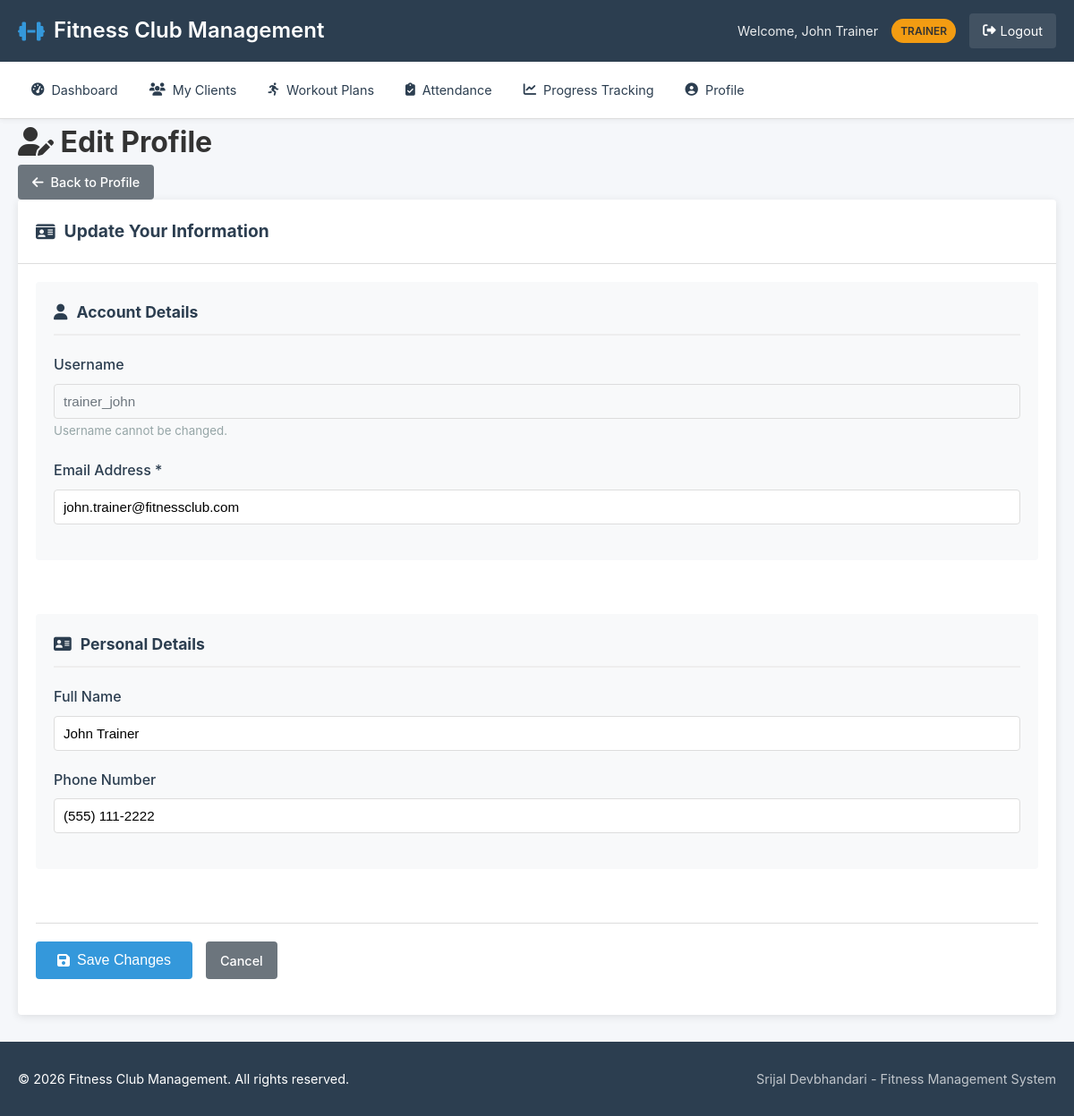
The app's page /profile/edit-profile.php (signed in) with its own data.
### tables this page shows
CREATE TABLE users (
    id INT PRIMARY KEY AUTO_INCREMENT,
    username VARCHAR(50) UNIQUE NOT NULL,
    email VARCHAR(100) UNIQUE NOT NULL,
    password_hash VARCHAR(255) NOT NULL,
    role ENUM('admin', 'trainer', 'member') DEFAULT 'member',
    created_at TIMESTAMP DEFAULT CURRENT_TIMESTAMP,
    last_login DATETIME,
    status ENUM('active', 'inactive') DEFAULT 'active'
);

CREATE TABLE trainers (
    id INT PRIMARY KEY AUTO_INCREMENT,
    user_id INT UNIQUE,
    full_name VARCHAR(100) NOT NULL,
    email VARCHAR(100) UNIQUE NOT NULL,
    phone VARCHAR(20),
    specialization VARCHAR(100),
    certification TEXT,
    experience_years INT DEFAULT 0,
    hourly_rate DECIMAL(10,2),
    availability ENUM('Full-time', 'Part-time', 'Weekends') DEFAULT 'Full-time',
    bio TEXT,
    profile_image VARCHAR(255),
    created_at TIMESTAMP DEFAULT CURRENT_TIMESTAMP,
    FOREIGN KEY (user_id) REFERENCES users(id) ON DELETE CASCADE
);

### includes/functions.php (called while the page is built, shortened)
<?php
function e($string)
{
    return htmlspecialchars($string ?? '', ENT_QUOTES, 'UTF-8');
}
?>

### public/profile/edit-profile.php (the view, shortened to what this page needs)
<?php
require_once '../../config/config.php';
require_once '../../includes/functions.php';
$user_id = $_SESSION['user_id'];
$role = $_SESSION['user_role'];
include '../../includes/header.php';
$stmt = $pdo->prepare("SELECT username, email FROM users WHERE id = ?");
$stmt->execute([$user_id]);
$user_data = $stmt->fetch();
$profile_data = [];
if ($role === ROLE_MEMBER) {
    $stmt = $pdo->prepare("SELECT * FROM members WHERE user_id = ?");
    $stmt->execute([$user_id]);
    $profile_data = $stmt->fetch();
} elseif ($role === ROLE_TRAINER || $role === ROLE_ADMIN) {
    $stmt = $pdo->prepare("SELECT * FROM trainers WHERE user_id = ?");
    $stmt->execute([$user_id]);
    $profile_data = $stmt->fetch();
}
?>
<div class="content-header">
    <h1><i class="fas fa-user-edit"></i> Edit Profile</h1>
    <div class="header-actions">
        <a href="profile.php" class="btn btn-secondary">
            <i class="fas fa-arrow-left"></i> Back to Profile
        </a>
    </div>
</div>
<div class="content-card">
    <div class="card-header">
        <h2><i class="fas fa-id-card"></i> Update Your Information</h2>
    </div>
    <div class="card-body">
        <form method="POST" action="" class="form-grid">
            <div class="form-section">
                <h3><i class="fas fa-user"></i> Account Details</h3>
                <div class="form-group">
                    <label>Username</label>
                    <input type="text" value="<?php echo e($user_data['username']); ?>" disabled class="disabled-input">
                    <small class="text-muted">Username cannot be changed.</small>
                </div>
                <div class="form-group">
                    <label for="email">Email Address *</label>
                    <input type="email" id="email" name="email" value="<?php echo e($user_data['email']); ?>" required>
                </div>
            </div>
            <div class="form-section">
                <h3><i class="fas fa-address-card"></i> Personal Details</h3>
                <?php if ($role === ROLE_MEMBER): ?>
                    <div class="form-row">
                        <div class="form-group">
                            <label for="first_name">First Name</label>
                            <input type="text" id="first_name" name="first_name"
                                value="<?php echo e($profile_data['first_name'] ?? ''); ?>">
                        </div>
                        <div class="form-group">
                            <label for="last_name">Last Name</label>
                            <input type="text" id="last_name" name="last_name"
                                value="<?php echo e($profile_data['last_name'] ?? ''); ?>">
                        </div>
                    </div>
                <?php else: ?>
                    <div class="form-group">
                        <label for="full_name">Full Name</label>
                        <input type="text" id="full_name" name="full_name"
                            value="<?php echo e($profile_data['full_name'] ?? ($user_data['username'])); ?>">
                    </div>
                <?php endif; ?>
                <div class="form-group">
                    <label for="phone">Phone Number</label>
                    <input type="text" id="phone" name="phone" value="<?php echo e($profile_data['phone'] ?? ''); ?>">
                </div>
            </div>
            <div class="form-actions">
                <button type="submit" class="btn btn-primary btn-lg">
                    <i class="fas fa-save"></i> Save Changes
                </button>
                <a href="profile.php" class="btn btn-secondary">Cancel</a>
            </div>
        </form>
    </div>
</div>
<?php include '../../includes/footer.php'; ?>

### assets/css/style.css (style rules this page uses)
* { margin: 0; padding: 0; box-sizing: border-box; }
:root { --primary-color: #2c3e50; --secondary-color: #3498db; --success-color: #27ae60; --warning-color: #f39c12; --danger-color: #e74c3c; --info-color: #2980b9; --light-color: #ecf0f1; --dark-color: #2c3e50; --gray-color: #95a5a6; --border-color: #ddd; --shadow: 0 2px 10px rgba(0, 0, 0, 0.1); --border-radius: 4px; --transition: all 0.3s ease; }
body { font-family: -apple-system, BlinkMacSystemFont, 'Segoe UI', Roboto, Oxygen, Ubuntu, sans-serif; line-height: 1.6; color: #333; background-color: #f5f7fa; min-height: 100vh; display: flex; flex-direction: column; }
.content-card { background: white; border-radius: var(--border-radius); box-shadow: var(--shadow); margin-bottom: 30px; overflow: hidden; }
.card-header { padding: 20px; border-bottom: 1px solid var(--border-color); display: flex; justify-content: space-between; align-items: center; }
.card-header h2 { font-size: 1.2rem; color: var(--dark-color); display: flex; align-items: center; gap: 10px; }
.card-body { padding: 20px; }
.btn { display: inline-flex; align-items: center; justify-content: center; gap: 8px; padding: 8px 16px; border: none; border-radius: var(--border-radius); font-size: 0.9rem; font-weight: 500; text-decoration: none; cursor: pointer; transition: var(--transition); white-space: nowrap; }
.btn-lg { padding: 12px 24px; font-size: 1rem; }
.btn-primary { background-color: var(--secondary-color); color: white; }
.btn-secondary { background-color: #6c757d; color: white; }
.form-grid { display: flex; flex-direction: column; gap: 30px; }
.form-section { background: #f8f9fa; border-radius: var(--border-radius); padding: 20px; }
.form-section h3 { font-size: 1.1rem; color: var(--dark-color); margin-bottom: 20px; display: flex; align-items: center; gap: 10px; padding-bottom: 10px; border-bottom: 1px solid var(--border-color); }
.form-group { margin-bottom: 20px; }
.form-group label { display: block; margin-bottom: 8px; font-weight: 500; color: var(--dark-color); display: flex; align-items: center; gap: 8px; }
.form-group input, .form-group select, .form-group textarea { width: 100%; padding: 10px; border: 1px solid var(--border-color); border-radius: var(--border-radius); font-size: 0.95rem; transition: var(--transition); }
.disabled-input { background-color: #e9ecef; color: #6c757d; cursor: not-allowed; }
.form-actions { display: flex; gap: 15px; padding: 20px 0; border-top: 1px solid var(--border-color); }
.text-muted { color: var(--gray-color) !important; }

### public/profile/edit-profile.php (style rules this page uses)
.disabled-input { background-color: #f8f9fa; cursor: not-allowed; }
.form-section { margin-bottom: 30px; }
.form-section h3 { border-bottom: 2px solid #eee; padding-bottom: 10px; margin-bottom: 20px; color: #2c3e50; }

### records on screen
users: username "trainer_john", email "john.trainer@fitnessclub.com"
trainers: full_name "John Trainer", phone "(555) 111-2222"

### other values on screen
SITE_NAME "Fitness Club Management"
$_SESSION['user_name'] "John Trainer"
$_SESSION['user_role'] "TRAINER"
